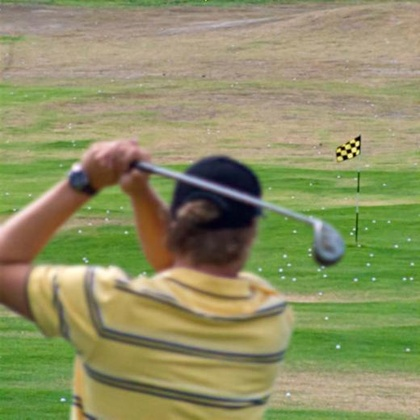
%> input picture test_imgs/far_near/far/1.jpg, 420 x 420 px, shrunk from 520 x 520 before the run; its folder holds only this picture in this run
$ octave fusedY2RGB.m   (GNU Octave 9; MATLAB toolbox functions it lacks are replaced by stand-ins)
%> lines starting %> are read from the running program, lines starting %| are printed output that depends on the picture
clear all
clc

Format='*.jpg';

folder1='far_near\test_imgs\far';
folder2='far_near\test_imgs\near';
folderf='far_near\results\';

filepath1=dir(fullfile(folder1,Format));
filepath2=dir(fullfile(folder2,Format));
filepathf=dir(fullfile(folderf,Format));

L=length(filepath1);
for pic=1:20
    img1=imread(strcat(folder1,'\',num2str(pic),'.jpg'));
%> img1 is the input picture: size 420x420x3 uint8; mean R, G, B 142, 143.3, 99.9
    img2=imread(strcat(folder2,'\',num2str(pic),'.jpg'));
    imgf_y=double(imread(strcat(folderf,'\',num2str(pic),'.jpg')));

    [height,width,channel]=size(img1);
%> height = 420; width = 420; channel = 3
    if channel==3
        ycbcr1 = double(rgb2ycbcr(img1));
%> ycbcr1: size 420x420x3 double; mean of channels 1, 2, 3 134.5, 109.2, 130.5
        cb1=ycbcr1(:,:,2);
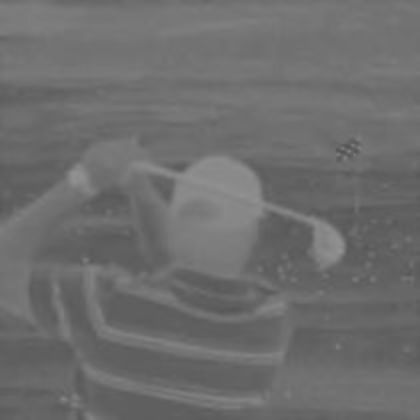
%> cb1: size 420x420 double; min 84, max 147, mean 109.2
        cr1=ycbcr1(:,:,3);
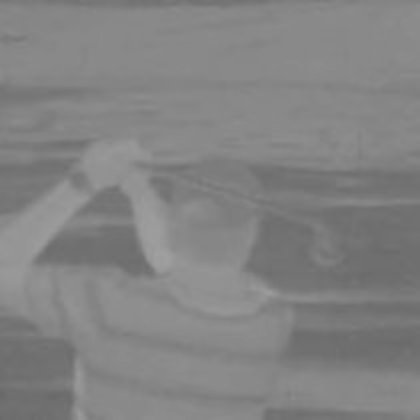
%> cr1: size 420x420 double; min 104, max 160, mean 130.5
    end

    [height,width,channel]=size(img2);
    if channel==3
        ycbcr2 = double(rgb2ycbcr(img2));
        cb2=ycbcr2(:,:,2);
        cr2=ycbcr2(:,:,3);
    end

      %% fuse Cb/Cr
      if exist('cb1') && exist('cb2')
          for i=1:height
              for j=1:width
                  x1=cb1(i,j); x2=cb2(i,j);
                  if (x1==128)&&(x2==128)
                      cbf(i,j)=128;
                  else
                      cbf(i,j)=(x1*abs(x1-128)+x2*abs(x2-128))/(abs(x1-128)+abs(x2-128));
                  end
              end
          end
      elseif exist('cb1')
          cbf=cb1;
      elseif exist('cb2')
          cbf=cb2;

      end

      if exist('cr1') && exist('cr2')
          for i=1:height
              for j=1:width
                  x1=cr1(i,j); x2=cr2(i,j);
                  if (x1==128)&&(x2==128)
                      crf(i,j)=128;
                  else
                      crf(i,j)=(x1*abs(x1-128)+x2*abs(x2-128))/(abs(x1-128)+abs(x2-128));
                  end
              end
          end
      elseif exist('cb1')
          crf=cr1;
      elseif exist('cb2')
          crf=cr2;
      end

      if exist('cbf') && exist('crf')
%> (the run ends here)
